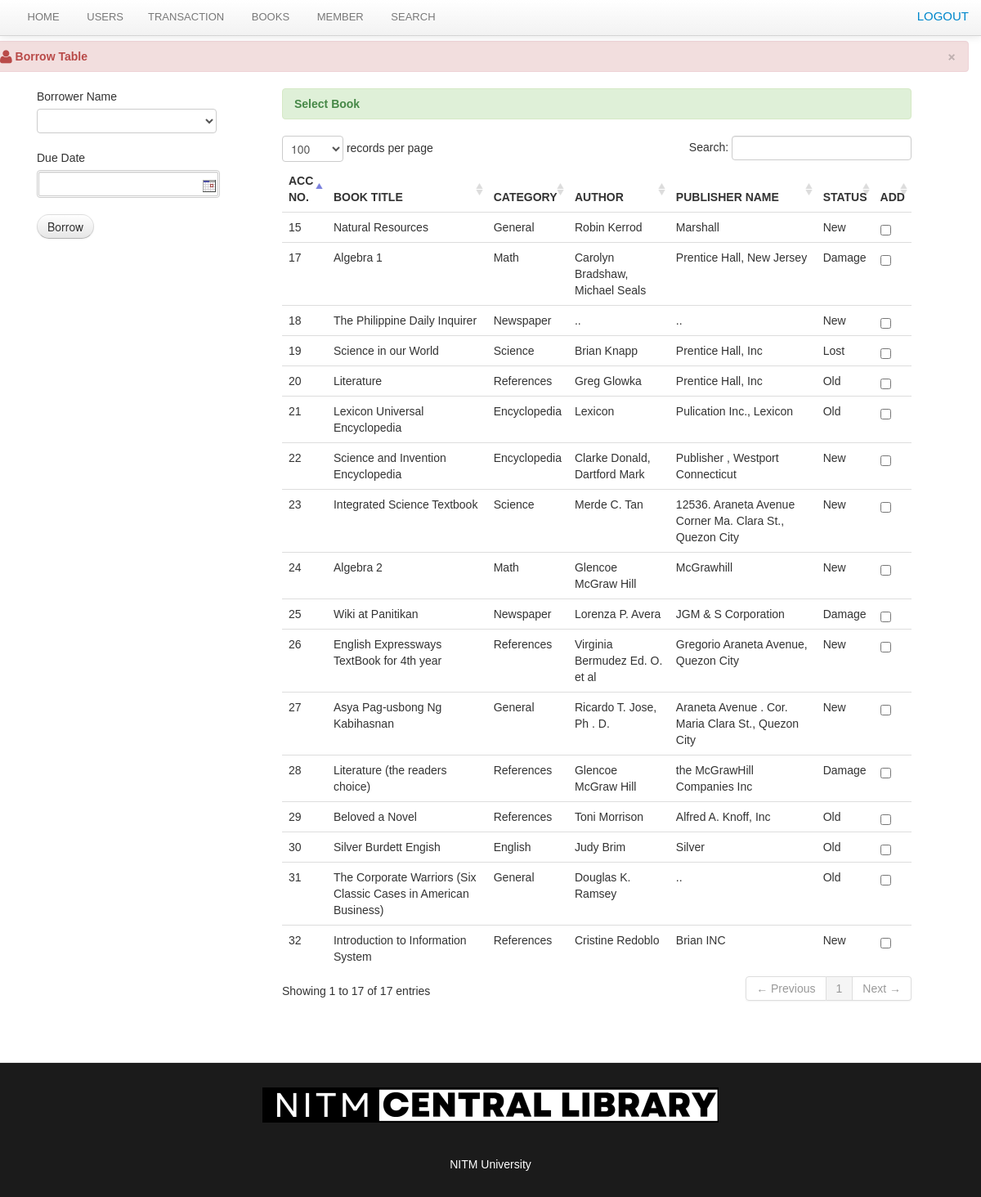
The page /librarian/borrow.php (signed in) on the database its author committed.
### tables this page shows
CREATE TABLE IF NOT EXISTS `book` (
  `book_id` int(11) NOT NULL AUTO_INCREMENT,
  `book_title` varchar(100) NOT NULL,
  `category_id` int(50) NOT NULL,
  `author` varchar(50) NOT NULL,
  `book_copies` int(11) NOT NULL,
  `book_pub` varchar(100) NOT NULL,
  `publisher_name` varchar(100) NOT NULL,
  `isbn` varchar(50) NOT NULL,
  `copyright_year` int(11) NOT NULL,
  `date_receive` varchar(20) NOT NULL,
  `date_added` datetime NOT NULL,
  `status` varchar(30) NOT NULL,
  PRIMARY KEY (`book_id`)
);

CREATE TABLE IF NOT EXISTS `category` (
  `category_id` int(11) NOT NULL AUTO_INCREMENT,
  `classname` varchar(50) DEFAULT NULL,
  PRIMARY KEY (`category_id`),
  UNIQUE KEY `category_id` (`category_id`),
  KEY `classid` (`category_id`)
);

### librarian/borrow.php (the view, shortened to what this page needs)
<?php include('header.php'); ?>
<?php include('navbar_borrow.php'); ?>
    <div class="container">
		<div class="margin-top">
			<div class="row">
								<div class="alert alert-danger">
                                    <button type="button" class="close" data-dismiss="alert">&times;</button>
                                    <strong><i class="icon-user icon-large"></i>&nbsp;Borrow Table</strong>
                                </div>
		<div class="span12">
		<form method="post" action="borrow_save.php">
<div class="span3">
											<div class="control-group">
				<label class="control-label" for="inputEmail">Borrower Name</label>
				<div class="controls">
				<select name="member_id" class="chzn-select"required/>
				<option></option>
				<?php $result =  mysqli_query($mysql,"select * from member")or die(mysqli_error());
				while ($row=mysqli_fetch_array($result)){ ?>
				<option value="<?php echo $row['member_id']; ?>"><?php echo $row['firstname']." ".$row['lastname']; ?></option>
				<?php } ?>
				</div>
			</div>
				<div class="control-group">
					<label class="control-label" for="inputEmail">Due Date</label>
					<div class="controls">
					<input type="text"  class="w8em format-d-m-y highlight-days-67 range-low-today" name="due_date" id="sd" maxlength="10" style="border: 3px double #CCCCCC;" required/>
					</div>
				</div>
				<div class="control-group">
					<div class="controls">
								<button name="delete_student" class="btn btn-default">Borrow</button>
					</div>
				</div>
				</div>
				<div class="span8">
						<div class="alert alert-success"><strong>Select Book</strong></div>
                            <table cellpadding="0" cellspacing="0" border="0" class="table" id="example">
                                <thead>
                                    <tr>
                                        <th>Acc No.</th>
                                        <th>Book title</th>
                                        <th>Category</th>
										<th>Author</th>
										<th>Publisher name</th>
										<th>status</th>
										<th>Add</th>
                                    </tr>
                                </thead>
                                <tbody>
                                  <?php  $user_query=mysqli_query($mysql,"select * from book where status != 'Archive' ")or die(mysqli_error());
									while($row=mysqli_fetch_array($user_query)){
									$id=$row['book_id'];
									$cat_id=$row['category_id'];
											$cat_query = mysqli_query($mysql,"select * from category where category_id = '$cat_id'")or die(mysqli_error());
											$cat_row = mysqli_fetch_array($cat_query);
									?>
									<tr class="del<?php echo $id ?>">
                                    <td><?php echo $row['book_id']; ?></td>
                                    <td><?php echo $row['book_title']; ?></td>
									<td><?php echo $cat_row ['classname']; ?> </td>
                                    <td><?php echo $row['author']; ?> </td>
									 <td><?php echo $row['publisher_name']; ?></td>
									  <td width=""><?php echo $row['status']; ?></td>
                                    <td width="20">
												<input id="" class="uniform_on" name="selector[]" type="checkbox" value="<?php echo $id; ?>" >
                                    </td>
                                    </tr>
									<?php  }  ?>
                                </tbody>
                            </table>
			    </form>
			</div>
			</div>
			</div>
		</div>
<?php include('footer.php') ?>

### css/docs.css (style rules this page uses)
body { font-family:'TR Century Gothic',Helvetica,Arial,sans-serif !important; }
.btn { border-radius: 25px !important; }
.alert { text-shadow: none; }
th { text-transform:uppercase; }
.margin-top { margin-top:50px; }
body { background: url(../img/grid_noise.png); position: relative; }

### css/print.css (style rules this page uses)
th { text-align:left; }
td { text-align:left; border-top:1px solid; padding:2px; }
.btn { display:none; }
.alert { display:none; }
body { font-family:arial; font-size:13px; }

### rows shown on the page
book: book_id "15", book_title "Natural Resources", category.classname "General", author "Robin Kerrod", publisher_name "Marshall", status "New"
book: book_id "17", book_title "Algebra 1", category.classname "Math", author "Carolyn Bradshaw, Michael Seals", publisher_name "Prentice Hall, New Jersey", status "Damage"
book: book_id "18", book_title "The Philippine Daily Inquirer", category.classname "Newspaper", author "..", publisher_name "..", status "New"
book: book_id "19", book_title "Science in our World", category.classname "Science", author "Brian Knapp", publisher_name "Prentice Hall, Inc", status "Lost"
book: book_id "20", book_title "Literature", category.classname "References", author "Greg Glowka", publisher_name "Prentice Hall, Inc", status "Old"
book: book_id "21", book_title "Lexicon Universal Encyclopedia", category.classname "Encyclopedia", author "Lexicon", publisher_name "Pulication Inc., Lexicon", status "Old"
book: book_id "22", book_title "Science and Invention Encyclopedia", category.classname "Encyclopedia", author "Clarke Donald, Dartford Mark", publisher_name "Publisher , Westport Connecticut", status "New"
book: book_id "23", book_title "Integrated Science Textbook", category.classname "Science", author "Merde C. Tan", publisher_name "12536. Araneta Avenue Corner Ma. Clara St., Quezon City", status "New"
book: book_id "24", book_title "Algebra 2", category.classname "Math", author "Glencoe McGraw Hill", publisher_name "McGrawhill", status "New"
book: book_id "25", book_title "Wiki at Panitikan", category.classname "Newspaper", author "Lorenza P. Avera", publisher_name "JGM & S Corporation", status "Damage"
book: book_id "26", book_title "English Expressways TextBook for 4th year", category.classname "References", author "Virginia Bermudez Ed. O. et al", publisher_name "Gregorio Araneta Avenue, Quezon City", status "New"
book: book_id "27", book_title "Asya Pag-usbong Ng Kabihasnan", category.classname "General", author "Ricardo T. Jose, Ph . D.", publisher_name "Araneta Avenue . Cor. Maria Clara St., Quezon City", status "New"
book: book_id "28", book_title "Literature (the readers choice)", category.classname "References", author "Glencoe McGraw Hill", publisher_name "the McGrawHill Companies Inc", status "Damage"
book: book_id "29", book_title "Beloved a Novel", category.classname "References", author "Toni Morrison", publisher_name "Alfred A. Knoff, Inc", status "Old"
book: book_id "30", book_title "Silver Burdett Engish", category.classname "English", author "Judy Brim", publisher_name "Silver", status "Old"
book: book_id "31", book_title "The Corporate Warriors (Six Classic Cases in American Business)", category.classname "General", author "Douglas K. Ramsey", publisher_name "..", status "Old"
book: book_id "32", book_title "Introduction to Information System", category.classname "References", author "Cristine Redoblo", publisher_name "Brian INC", status "New"
